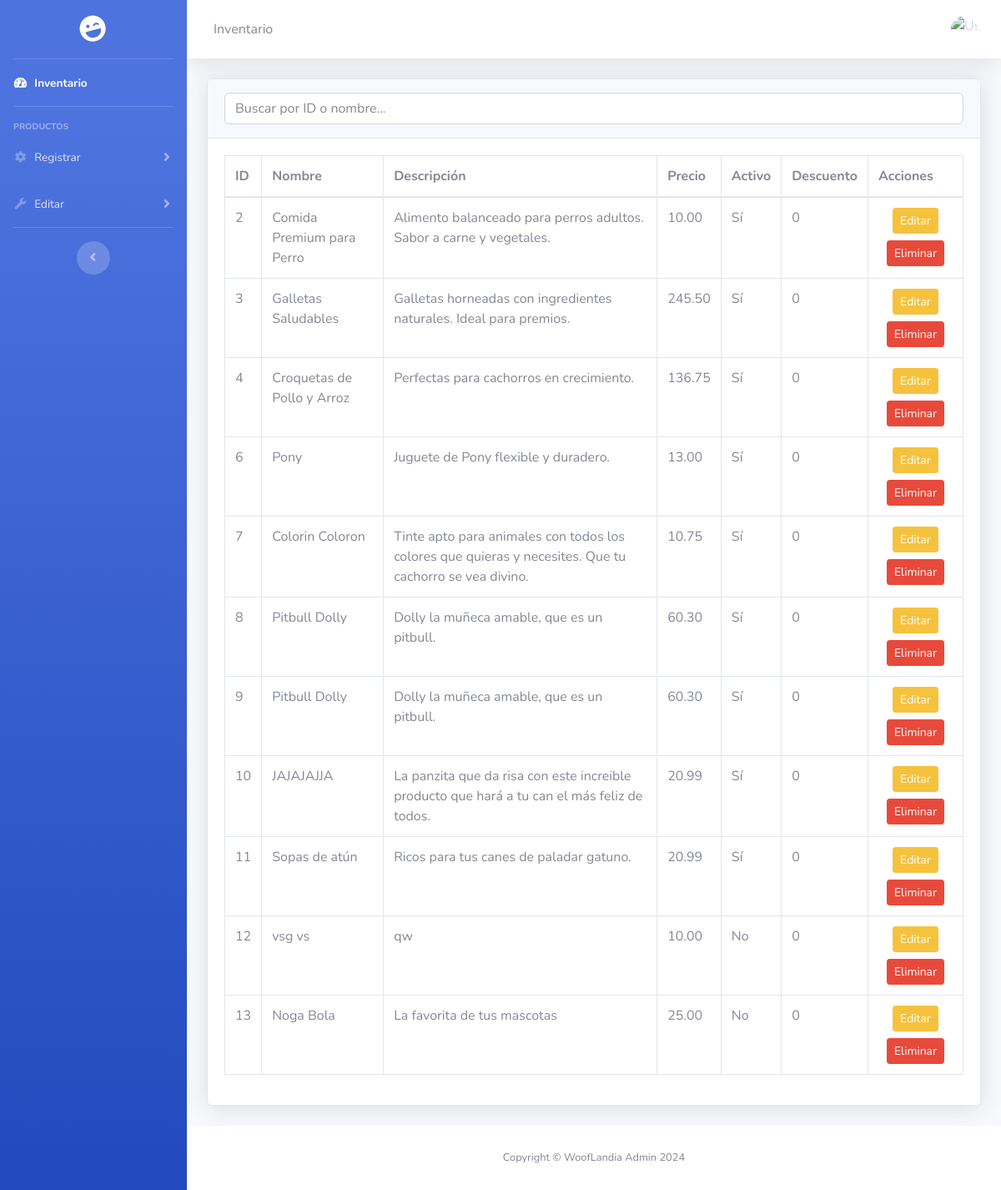
The app's page /admin/inventario.php with its own data.
### tables this page shows
CREATE TABLE `productos` (
  `id` int(11) NOT NULL,
  `nombre` varchar(200) NOT NULL,
  `descripcion` text NOT NULL,
  `precio` decimal(10,2) NOT NULL,
  `id_categoria` int(11) NOT NULL,
  `cantidad` int(11) NOT NULL,
  `activo` int(11) NOT NULL,
  `descuento` tinyint(3) NOT NULL DEFAULT 0
);

### admin/inventario.php (the view, shortened to what this page needs)
<?php
$db = new Database();
$con = $db->conectar();
$sql = $con->prepare("SELECT * FROM productos");
$sql->execute();
$productos = $sql->fetchAll(PDO::FETCH_ASSOC);
include 'header.php';
?>
<div class="container-fluid">
    <div class="card shadow mb-4">
        <div class="card-header py-3">
            <input type="text" id="searchBar" class="form-control" placeholder="Buscar por ID o nombre...">
        </div>
        <div class="card-body">
            <div class="table-responsive">
                <table id="productTable" class="table table-bordered" width="100%" cellspacing="0">
                    <thead>
                        <tr>
                            <th>ID</th>
                            <th>Nombre</th>
                            <th>Descripción</th>
                            <th>Precio</th>
                            <th>Activo</th>
                            <th>Descuento</th>
                            <th>Acciones</th>
                        </tr>
                    </thead>
                    <tbody>
                        <?php foreach ($productos as $producto) { ?>
                            <tr>
                                <td><?php echo $producto['id']; ?></td>
                                <td><?php echo htmlspecialchars($producto['nombre']); ?></td>
                                <td><?php echo htmlspecialchars($producto['descripcion']); ?></td>
                                <td><?php echo $producto['precio']; ?></td>
                                <td><?php echo $producto['activo'] ? 'Sí' : 'No'; ?></td>
                                <td><?php echo $producto['descuento']; ?></td>
                                <td class="text-center">
                                    <a href="editar.php?id=<?php echo $producto['id']; ?>"
                                        class="btn btn-warning btn-sm mb-2">Editar</a>
                                    <a href="eliminar.php?id=<?php echo $producto['id']; ?>" class="btn btn-danger btn-sm"
                                        onclick="return confirm('¿Está seguro de eliminar este producto?')">Eliminar</a>
                                </td>
                            </tr>
                        <?php } ?>
                    </tbody>
                </table>
            </div>
        </div>
    </div>
    <?php include 'footer.php'; ?>

### records on screen
productos: id "2", nombre "Comida Premium para Perro", descripcion "Alimento balanceado para perros adultos. Sabor a carne y vegetales.", precio "10.00", activo "Sí", descuento "0"
productos: id "3", nombre "Galletas Saludables", descripcion "Galletas horneadas con ingredientes naturales. Ideal para premios.", precio "245.50", activo "Sí", descuento "0"
productos: id "4", nombre "Croquetas de Pollo y Arroz", descripcion "Perfectas para cachorros en crecimiento.", precio "136.75", activo "Sí", descuento "0"
productos: id "6", nombre "Pony", descripcion "Juguete de Pony flexible y duradero.", precio "13.00", activo "Sí", descuento "0"
productos: id "7", nombre "Colorin Coloron", descripcion "Tinte apto para animales con todos los colores que quieras y necesites. Que tu cachorro se vea divino.", precio "10.75", activo "Sí", descuento "0"
productos: id "8", nombre "Pitbull Dolly", descripcion "Dolly la muñeca amable, que es un pitbull.", precio "60.30", activo "Sí", descuento "0"
productos: id "9", nombre "Pitbull Dolly", descripcion "Dolly la muñeca amable, que es un pitbull.", precio "60.30", activo "Sí", descuento "0"
productos: id "10", nombre "JAJAJAJJA", descripcion "La panzita que da risa con este increible producto que hará a tu can el más feliz de todos.", precio "20.99", activo "Sí", descuento "0"
productos: id "11", nombre "Sopas de atún", descripcion "Ricos para tus canes de paladar gatuno.", precio "20.99", activo "Sí", descuento "0"
productos: id "12", nombre "vsg vs", descripcion "qw", precio "10.00", activo "No", descuento "0"
productos: id "13", nombre "Noga Bola", descripcion "La favorita de tus mascotas", precio "25.00", activo "No", descuento "0"

### other values on screen
$pageTitle "Inventario"
